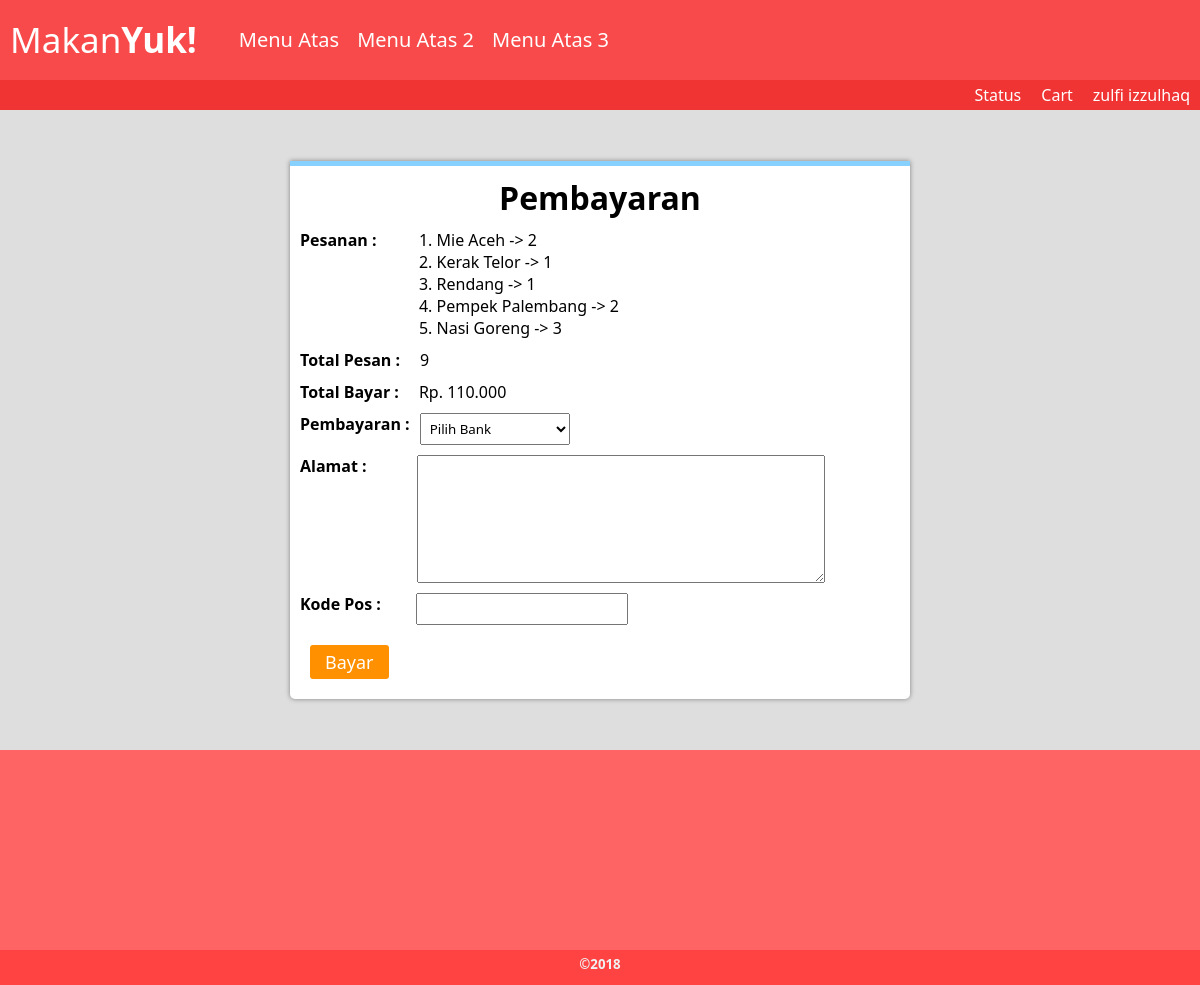
The app's page /index.php?id=bayar (signed in) with its own data.
### tables this page shows
CREATE TABLE `keranjang` (
  `id_keranjang` int(11) NOT NULL,
  `id_user` int(11) NOT NULL,
  `id_produk` int(11) NOT NULL,
  `jumlah` int(11) NOT NULL,
  `sub_total` int(11) NOT NULL,
  `bayar` int(11) NOT NULL,
  `tanggal_pesan` date NOT NULL
);

CREATE TABLE `produk` (
  `id_produk` int(11) NOT NULL,
  `nama_produk` varchar(50) NOT NULL,
  `harga_produk` int(11) NOT NULL,
  `deskripsi_produk` varchar(200) NOT NULL,
  `foto_produk` varchar(50) NOT NULL
);

### pages/bayar.php (the view, shortened to what this page needs)
<?php
$query = "SELECT produk.nama_produk, keranjang.sub_total, keranjang.jumlah FROM produk, keranjang WHERE keranjang.id_user='$idUser' AND keranjang.id_produk=produk.id_produk";
$ambil = mysqli_query($konek, $query);
 ?>
  <div class="bayar">
    <form onSubmit="return bayar()" action="pages/pbayar.php" method="POST">
      <h1>Pembayaran</h1>
      <div class="detPesanan">
        <label for="pesanan">Pesanan :</label>
        <ol>
          <?php
          $totalPesan = 0;
          $totalBayar = 0;
          while ($data = mysqli_fetch_array($ambil)) {
          ?>
          <li><?php echo $data['nama_produk']; ?> -> <?php echo $data['jumlah']; ?></li>
          <?php
          $totalPesan += $data['jumlah'];
          $totalBayar += $data['sub_total'];
          }
           ?>
        </ol>
      </div>
      <div class="detTotalPesan">
        <label for="totalpesan">Total Pesan :</label>
        <p><?php echo $totalPesan; ?></p>
      </div>
      <div class="detTotalbayar">
        <label for="totalbayar">Total Bayar :</label>
        <p>Rp. <?php echo number_format($totalBayar, 0, ',', '.'); ?></p>
      </div>
      <div class="detPembayaran">
        <label for="pembayaran">Pembayaran :</label>
        <select onchange="pBank()" id="pilihBank" name="pembayaran">
          <option value="pilihbank">Pilih Bank</option>
        </select>
      </div>
      <div class="detAlamat">
        <label for="alamat">Alamat :</label>
        <textarea id="alamat" name="alamat"></textarea>
      </div>
      <div class="detKodePos">
        <label for="kodepos">Kode Pos :</label>
        <input id="kodepos" type="text" name="kodepos">
      </div>
      <input type="submit" class="btn-bayar" value="Bayar">
    </form>
  </div>

### records on screen
keranjang: id_produk.nama_produk "Mie Aceh", jumlah "2"
keranjang: id_produk.nama_produk "Kerak Telor", jumlah "1"
keranjang: id_produk.nama_produk "Rendang", jumlah "1"
keranjang: id_produk.nama_produk "Pempek Palembang", jumlah "2"
keranjang: id_produk.nama_produk "Nasi Goreng", jumlah "3"

### other values on screen
$_SESSION['nama'] "zulfi izzulhaq"
$totalPesan "9"
$totalBayar "110.000"
